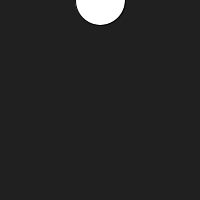
Frame 1 (no input)
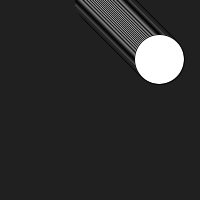
Frame 60 (the mouse pressed at the canvas centre just before this capture)
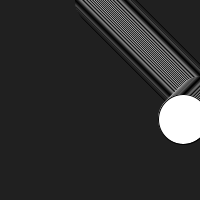
Frame 120 (the mouse held since frame 60 and released just before this capture)

The Processing sketch that drew these frames (run headless with seeded random() and noise(); from frame 60 on, the mouse is pressed at the canvas centre):

// Processing sketch: bouncing_ball
// ── bouncing_ball.pde
float circleX = 100;
float circleY = 0;
float xSpeed = 1;
float ySpeed = 1;

void setup() {
  size(200, 200);
  background(32);
}

void draw() {

  ellipse(circleX, circleY, 50, 50);

  circleX = circleX + xSpeed;
  circleY = circleY + ySpeed;

  if (circleX < 0 || circleX > width) {
    xSpeed = xSpeed * -1;
  }

  if (circleY < 0 || circleY > height) {
    ySpeed = ySpeed * -1;
  }
}
